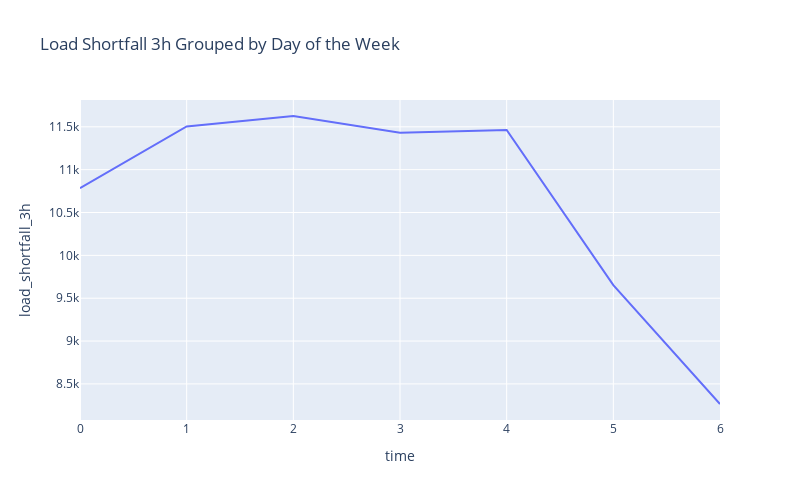

Here is the notebook cell this chart was saved with:
### Code cell
# Visualising weekday shortfall
px.line(train_data.groupby([train_data['time'].astype('datetime64').dt.dayofweek])['load_shortfall_3h'].mean(), 
        title = 'Load Shortfall 3h Grouped by Day of the Week', y='load_shortfall_3h', width =800, height=500 )

### Figure 1 — Plotly figure (JSON) as saved in the notebook; plotly's stock layout.template omitted (floating-point values rounded to 4 significant figures)
{"data": [{"hovertemplate": "time=%{x}<br>load_shortfall_3h=%{y}<extra></extra>", "legendgroup": "", "line": {"color": "#636efa", "dash": "solid"}, "marker": {"symbol": "circle"}, "mode": "lines", "name": "", "orientation": "v", "showlegend": false, "type": "scatter", "x": [0, 1, 2, 3, 4, 5, 6], "xaxis": "x", "y": [10780.0, 11500.0, 11630.0, 11430.0, 11460.0, 9652.0, 8266.0], "yaxis": "y"}], "layout": {"height": 500, "legend": {"tracegroupgap": 0}, "title": {"text": "Load Shortfall 3h Grouped by Day of the Week"}, "width": 800, "xaxis": {"anchor": "y", "domain": [0, 1], "title": {"text": "time"}}, "yaxis": {"anchor": "x", "domain": [0, 1], "title": {"text": "load_shortfall_3h"}}}}
